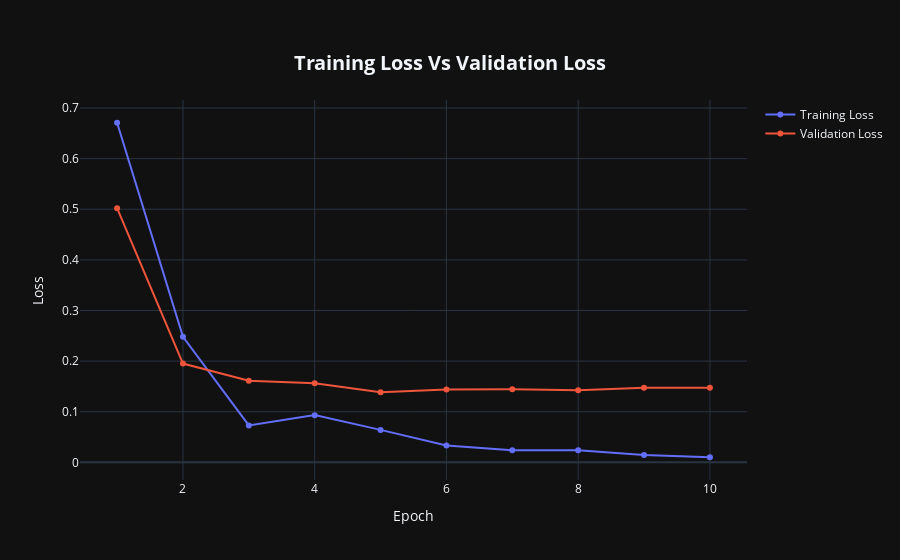

Notebook code for this chart:
### Code cell
fig = go.Figure()

fig.add_trace(go.Scatter(x = acc_loss_df['Epoch'],
                         y = acc_loss_df['Training Loss'],
                         mode='lines+markers',
                         name='Training Loss'))

fig.add_trace(go.Scatter(x = acc_loss_df['Epoch'],
                         y = acc_loss_df['Validation Loss'],
                         mode='lines+markers',
                         name = 'Validation Loss'))

fig.update_layout(title = {'text': "<b>Training Loss Vs Validation Loss</b>\n",
                           'xanchor': 'center',
                           'yanchor': 'top',
                           'y':0.9,'x':0.5,},
                  xaxis_title="Epoch",
                  yaxis_title = "Loss",
                  title_font = dict(size = 20))

fig.layout.template = 'plotly_dark'

fig.show()

### Figure 1 — Plotly figure (JSON) as saved in the notebook; plotly's stock layout.template omitted (floating-point values rounded to 4 significant figures)
{"data": [{"mode": "lines+markers", "name": "Training Loss", "type": "scatter", "x": [1, 2, 3, 4, 5, 6, 7, 8, 9, 10], "y": [0.6709, 0.248, 0.07307, 0.09332, 0.06416, 0.03339, 0.02371, 0.02399, 0.01453, 0.01012]}, {"mode": "lines+markers", "name": "Validation Loss", "type": "scatter", "x": [1, 2, 3, 4, 5, 6, 7, 8, 9, 10], "y": [0.5022, 0.1952, 0.1611, 0.1565, 0.1385, 0.1439, 0.1444, 0.1427, 0.1472, 0.1473]}], "layout": {"title": {"font": {"size": 20}, "text": "<b>Training Loss Vs Validation Loss</b>\n", "x": 0.5, "xanchor": "center", "y": 0.9, "yanchor": "top"}, "xaxis": {"title": {"text": "Epoch"}}, "yaxis": {"title": {"text": "Loss"}}}}
